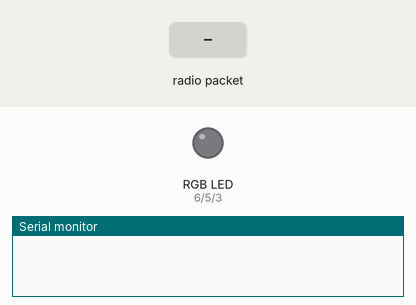
Recording of a sketch running on a simulated Arduino Leonardo, built with avr-gcc and run on an emulated ATmega32U4. Shown: an RGB LED mixed from three pins (HIGH = lit), the last lines printed to the serial monitor. The test bench sets the inputs (shaded band). No radio packets arrive unless stated.

Above: at 1.2 s.
1.3 s: radio packet "1" arrives
At 3.8 s:
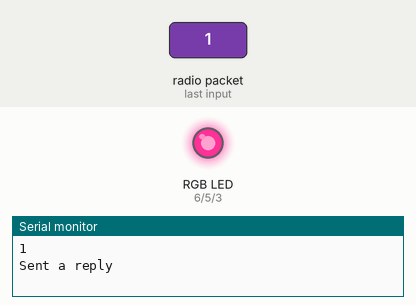
4.3 s: radio packet "0" arrives
At 5.7 s:
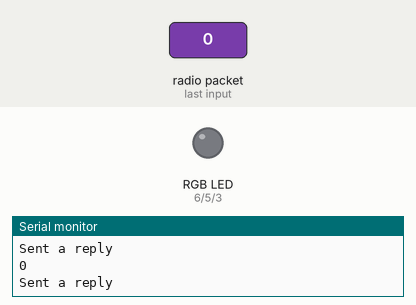
Timing chart, 0 to 7.3 s (numbered marks = the images above; inputs shaded):
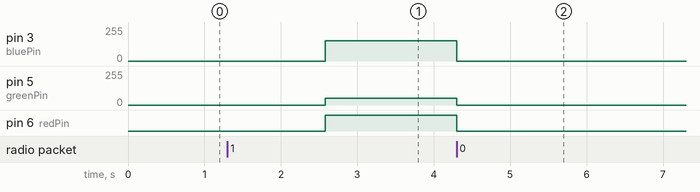

The sketch:

serverRadio.ino
```cpp
// nrf24_server
const int bluePin=3;
const int greenPin=5;
const int redPin=6;
#include <SPI.h>
#include <RH_NRF24.h>

// Singleton instance of the radio driver
RH_NRF24 nrf24;
// RH_NRF24 nrf24(8, 7); // use this to be electrically compatible with Mirf
// RH_NRF24 nrf24(8, 10);// For Leonardo, need explicit SS pin
// RH_NRF24 nrf24(8, 7); // For RFM73 on Anarduino Mini

void setup()
{
  Serial.begin(9600);
  pinMode(redPin, OUTPUT);
  pinMode(greenPin, OUTPUT);
  pinMode(bluePin, OUTPUT);
  while (!Serial)
    ; // wait for serial port to connect. Needed for Leonardo only
  if (!nrf24.init())
    Serial.println("init failed");
  // Defaults after init are 2.402 GHz (channel 2), 2Mbps, 0dBm
  if (!nrf24.setChannel(1))
    Serial.println("setChannel failed");
  if (!nrf24.setRF(RH_NRF24::DataRate2Mbps, RH_NRF24::TransmitPower0dBm))
    Serial.println("setRF failed");
}

void loop()
{
  if (nrf24.available())
  {
    // Should be a message for us now
    uint8_t buf[RH_NRF24_MAX_MESSAGE_LEN];
    uint8_t len = sizeof(buf);
    if (nrf24.recv(buf, &len))
    {
//      NRF24::printBuffer("request: ", buf, len);

      Serial.println((char*)buf);


      if(buf[0]=='1')
      {
        for(int i=0;i<256;i++)
        {
          setColor(i,(i+50)%256,(150-i)%256);
          delay(5);
        }
//        setColor(150,150,150);
//        delay(200);
//        setColor(0,255,255);
//        delay(200);
      }
      else
      {
        setColor(0,0,0);
      }

      // Send a reply
      uint8_t data[] = "And hello back to you";
      nrf24.send(data, sizeof(data));
      nrf24.waitPacketSent();
      Serial.println("Sent a reply");
    }
    else
    {
      Serial.println("recv failed");
    }
  }
}

void setColor(int red, int green, int blue)
{
  analogWrite(redPin, red);
  analogWrite(greenPin, green);
  analogWrite(bluePin, blue);
}
```

Measured:
- after the input at 1.3 s, pin 3 (bluePin): 0/255 → 151/255 after 1.3 s; pin 5 (greenPin): 0/255 → 49/255 after 1.3 s; pin 6 (redPin): LOW → HIGH after 1.3 s
- after the input at 4.3 s, pin 3 (bluePin): 151/255 → 0/255 at once; pin 5 (greenPin): 49/255 → 0/255 at once; pin 6 (redPin): HIGH → LOW at once
